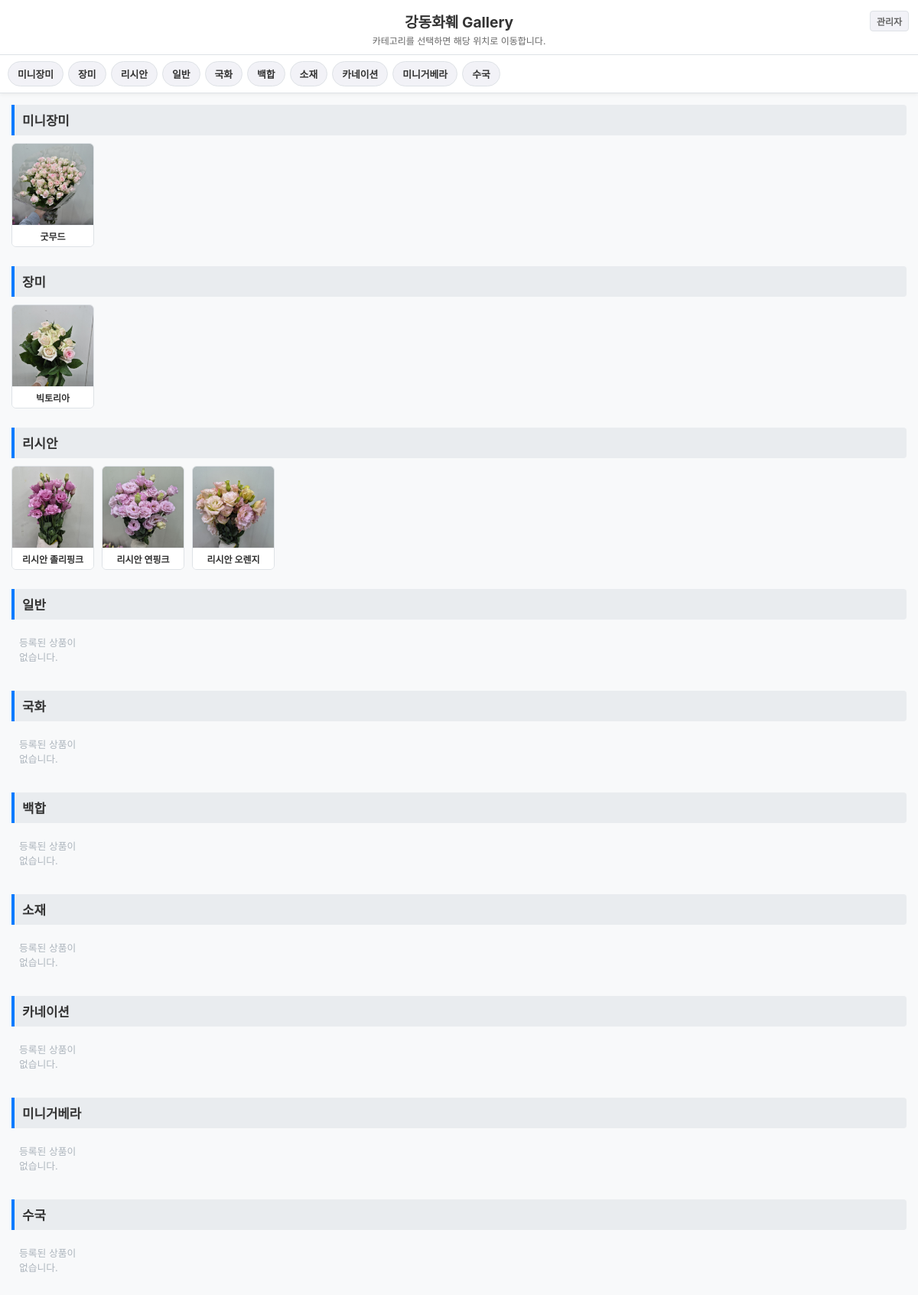
Before: / with the older database file.
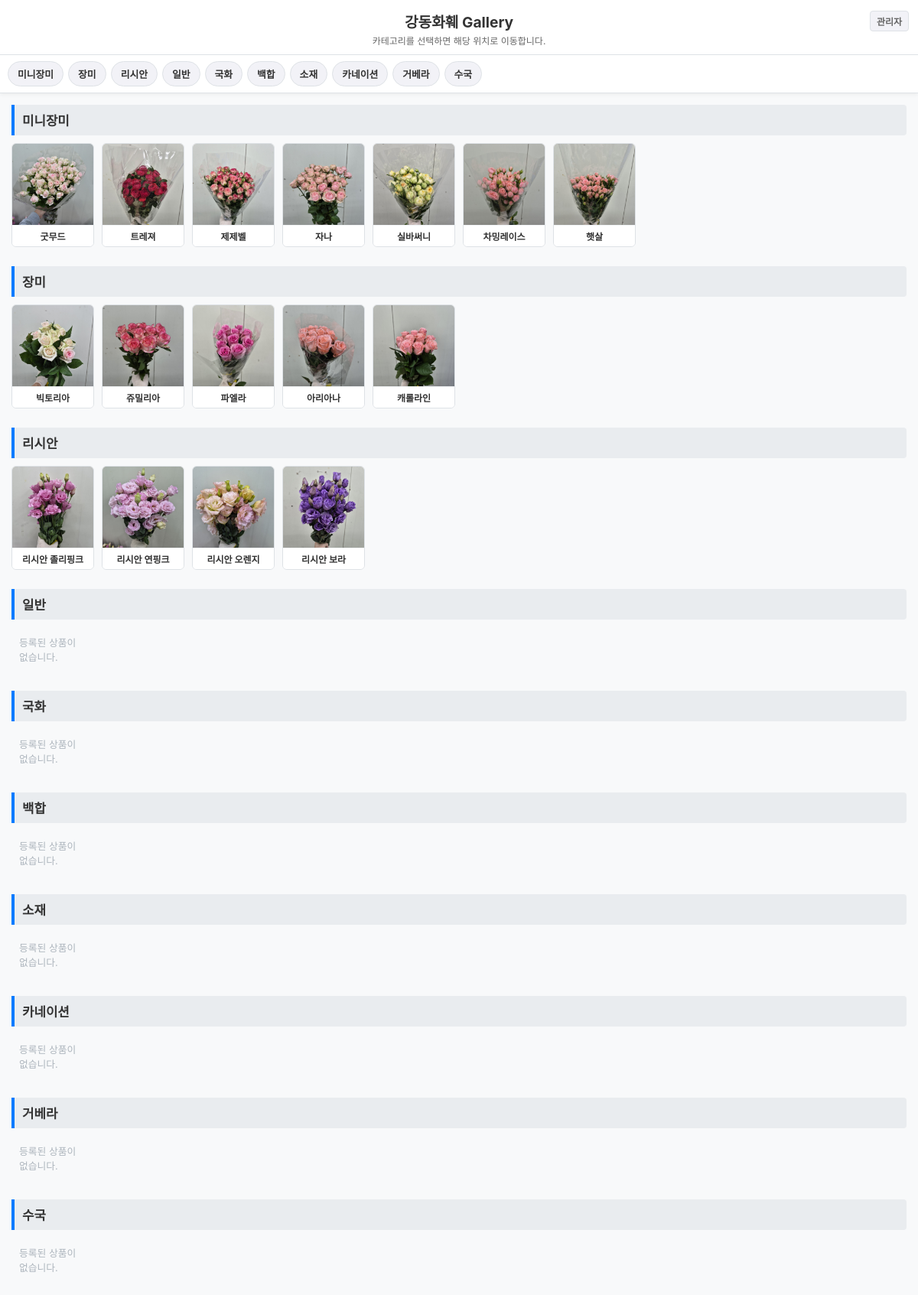
After: the same page with the newer database file.
### models.py (models this page shows)
class Category(Base):
    __tablename__ = "category"
    idx = Column(Integer, primary_key=True, autoincrement=True, index=True)
    name = Column(String, nullable=False)
    order_no = Column(Integer, default=0, index=True)  # 순서 정렬용 컬럼
    flowers = relationship("FlowerList", back_populates="category_rel")

class FlowerList(Base):
    __tablename__ = "flower_list"
    idx = Column(Integer, primary_key=True, autoincrement=True, index=True)
    update_date = Column(DateTime, server_default=func.now(), onupdate=func.now())
    category = Column(Integer, ForeignKey("category.idx", ondelete="SET NULL"), nullable=True)
    name = Column(String, nullable=False)
    name2 = Column(String, nullable=True)
    color = Column(String, nullable=True)
    price = Column(Integer, default=0)
    img_path = Column(String, nullable=True)
    view = Column(Integer, default=1)
    category_rel = relationship("Category", back_populates="flowers")

### main.py (the view)
@app.get("/", response_class=HTMLResponse)
def read_root(request: Request, db: Session = Depends(get_db)):
    categories = db.query(models.Category).order_by(models.Category.order_no.asc(), models.Category.idx.asc()).all()
    return templates.TemplateResponse(
        request=request,
        name="index.html",
        context={"categories": categories}
    )

### templates/index.html (shortened to what this page needs)
<!DOCTYPE html>
<html lang="ko">
<head>
</head>
<body>
    <div class="sticky-header">
        <header>
            <h1>강동화훼 Gallery</h1>
            <p>카테고리를 선택하면 해당 위치로 이동합니다.</p>
            <a href="/admin/flower" class="admin-link">관리자</a>
        </header>
        <nav class="category-bar">
            {% for category in categories %}
            <button onclick="scrollToCategory('cat-{{ category.idx }}', this)">
                {{ category.name }}
            </button>
            {% endfor %}
        </nav>
    </div>
    <div class="container">
        {% for category in categories %}
        <section id="cat-{{ category.idx }}" class="category-section">
            <div class="category-title">{{ category.name }}</div>
            <div class="gallery-grid">
                {% set visible_flowers = category.flowers | selectattr("view", "equalto", 1) | list %}
                {% if visible_flowers %}
                    {% for flower in visible_flowers %}
                    {% set display_title = flower.name ~ ((' ' ~ flower.name2) if flower.name2 else '') %}
                    <div class="flower-card" onclick="openImageViewer('/{{ flower.img_path }}', '{{ display_title }}')">
                        <div class="img-wrapper">
                            {% if flower.img_path %}
                            <img src="/{{ flower.img_path }}" alt="{{ display_title }}" loading="lazy">
                            {% else %}
                            <div class="no-img">준비중</div>
                            {% endif %}
                        </div>
                        <div class="card-info">
                            <span class="flower-name" title="{{ display_title }}">{{ display_title }}</span>
                        </div>
                    </div>
                    {% endfor %}
                {% else %}
                    <div class="empty-text">등록된 상품이 없습니다.</div>
                {% endif %}
            </div>
        </section>
        {% endfor %}
    </div>
</body>
</html>

### templates/index.html (style rules this page uses)
:root { --primary-color: #007bff; --bg-color: #f8f9fa; --border-color: #dee2e6; --text-color: #333333; --sticky-height: 110px; }
* { box-sizing: border-box; margin: 0; padding: 0; }
body { font-family: -apple-system, BlinkMacSystemFont, "Segoe UI", Roboto, sans-serif; background-color: var(--bg-color); padding: 15px; color: var(--text-color); padding-bottom: 40px; }
.sticky-header { position: sticky; top: 0; z-index: 30; background-color: #ffffff; margin: -15px -15px 15px -15px; box-shadow: 0 2px 5px rgba(0,0,0,0.05); }
header { position: relative; padding: 14px 12px 10px; text-align: center; border-bottom: 1px solid var(--border-color); }
header h1 { font-size: 1.2rem; font-weight: 700; margin-bottom: 2px; }
header p { font-size: 0.75rem; color: #666; }
.admin-link { position: absolute; right: 12px; top: 14px; font-size: 0.75rem; color: #666; text-decoration: none; font-weight: 600; background-color: #f2f2f7; padding: 4px 8px; border-radius: 4px; border: 1px solid var(--border-color); }
nav.category-bar { background-color: #ffffff; padding: 8px 10px; display: flex; flex-wrap: wrap; gap: 6px; border-bottom: 1px solid var(--border-color); }
nav.category-bar button { background-color: #f2f2f7; color: var(--text-color); border: 1px solid var(--border-color); padding: 6px 12px; border-radius: 20px; font-size: 0.8rem; font-weight: 600; cursor: pointer; flex: 0 0 auto; transition: all 0.2s ease; }
.category-section { margin-bottom: 25px; scroll-margin-top: calc(var(--sticky-height) + 10px); }
.category-title { font-size: 1.05rem; font-weight: bold; padding: 8px 10px; background-color: #e9ecef; border-left: 4px solid var(--primary-color); margin-bottom: 10px; border-radius: 0 4px 4px 0; }
.gallery-grid { display: grid; grid-template-columns: repeat(3, 1fr); gap: 6px; }
@media (min-width: 768px) { .gallery-grid { grid-template-columns: repeat(6, 1fr); gap: 10px; } }
@media (min-width: 1200px) { .gallery-grid { grid-template-columns: repeat(10, 1fr); gap: 10px; } }
.flower-card { background: white; border: 1px solid var(--border-color); border-radius: 6px; overflow: hidden; display: flex; flex-direction: column; cursor: pointer; }
.img-wrapper { position: relative; width: 100%; aspect-ratio: 1 / 1; background-color: #eee; display: flex; align-items: center; justify-content: center; overflow: hidden; }
.img-wrapper img { width: 100%; height: 100%; object-fit: cover; }
.card-info { padding: 5px 4px; text-align: center; background-color: white; border-top: 1px solid #f1f3f5; }
.flower-name { font-size: 0.75rem; font-weight: bold; white-space: nowrap; overflow: hidden; text-overflow: ellipsis; display: block; }
.empty-text { color: #adb5bd; font-size: 0.8rem; padding: 10px; }

Changed rows visible on the page:
changed Category: name "미니거베라" → "거베라"
added FlowerList: img_path (picture), name "트레져", shown under Category "미니장미"
added FlowerList: img_path (picture), name "제제벨", shown under Category "미니장미"
added FlowerList: img_path (picture), name "자나", shown under Category "미니장미"
added FlowerList: img_path (picture), name "실바써니", shown under Category "미니장미"
added FlowerList: img_path (picture), name "차밍레이스", shown under Category "미니장미"
added FlowerList: img_path (picture), name "햇살", shown under Category "미니장미"
changed FlowerList "빅토리아": img_path: a different picture
added FlowerList: img_path (picture), name "쥬밀리아", shown under Category "장미"
added FlowerList: img_path (picture), name "파엘라", shown under Category "장미"
added FlowerList: img_path (picture), name "아리아나", shown under Category "장미"
added FlowerList: img_path (picture), name "캐롤라인", shown under Category "장미"
added FlowerList: img_path (picture), display_title "리시안 보라", shown under Category "리시안"
